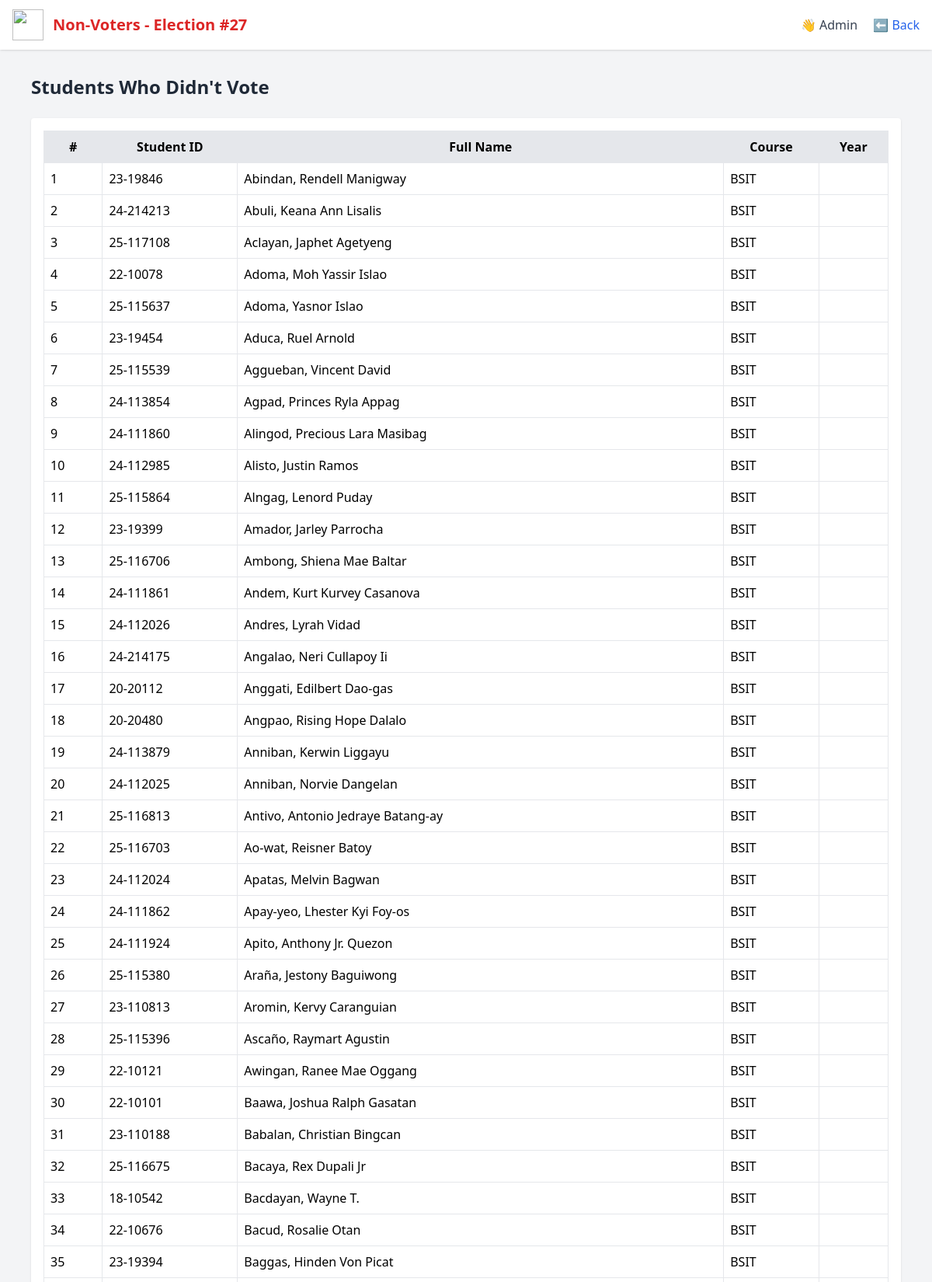
The page /not_voted.php?election_id=27 (upper part) on the database its author committed.
### tables this page shows
CREATE TABLE `students` (
  `id` int(11) NOT NULL,
  `student_id` varchar(20) DEFAULT NULL,
  `name` varchar(100) DEFAULT NULL,
  `password` varchar(255) DEFAULT NULL,
  `college_id` int(11) DEFAULT NULL,
  `first_name` varchar(50) NOT NULL,
  `middle_name` varchar(50) DEFAULT NULL,
  `last_name` varchar(50) NOT NULL,
  `ext` varchar(10) DEFAULT NULL,
  `gender` enum('Male','Female','Other') NOT NULL,
  `course_year_section` varchar(100) DEFAULT NULL,
  `year_level` int(11) DEFAULT NULL,
  `status` enum('active','inactive') DEFAULT 'active',
  `course` varchar(500) DEFAULT NULL,
  `section` varchar(10) DEFAULT NULL
);

### not_voted.php (the view, shortened to what this page needs)
<?php
$adminName = $_SESSION['admin_name'] ?? 'Admin';
$conn = new mysqli("localhost", "root", "", "voting_system");
$electionId = isset($_GET['election_id']) ? (int)$_GET['election_id'] : 0;
$votesSql = "SELECT DISTINCT student_id FROM votes WHERE election_id = ?";
$stmt = $conn->prepare($votesSql);
$stmt->bind_param("i", $electionId);
$stmt->execute();
$voteResult = $stmt->get_result();
$votedStudentIds = [];
while ($row = $voteResult->fetch_assoc()) {
    $votedStudentIds[] = $row['student_id'];
}
$idsIn = implode(',', array_map('intval', $votedStudentIds));
$whereNotIn = empty($idsIn) ? "1=1" : "id NOT IN ($idsIn)";
$notVotedSql = "SELECT * FROM students WHERE $whereNotIn ORDER BY last_name";
$studentsResult = $conn->query($notVotedSql);
?>
<!DOCTYPE html>
<html lang="en">
<head>
  <script src="https://cdn.tailwindcss.com"></script>
</head>
<body class="bg-gray-100 min-h-screen">
<header class="bg-white shadow fixed w-full top-0 z-50">
  <div class="max-w-7xl mx-auto px-4 h-16 flex justify-between items-center">
    <div class="flex items-center space-x-3">
      <img src="https://cdn-icons-png.flaticon.com/512/201/201818.png" class="w-10 h-10">
      <h1 class="text-xl font-bold text-red-600">Non-Voters - Election #<?= htmlspecialchars($electionId) ?></h1>
    </div>
    <div>
      <span class="text-gray-700">👋 <?= htmlspecialchars($adminName) ?></span>
      <a href="javascript:history.back()" class="ml-4 text-blue-600 hover:underline">⬅ Back</a>
    </div>
  </div>
</header>
<main class="max-w-6xl mx-auto pt-24 pb-10 px-4">
  <h2 class="text-2xl font-semibold mb-6 text-gray-800">Students Who Didn't Vote</h2>
  <div class="bg-white shadow rounded p-4 overflow-auto">
    <table class="w-full table-auto border-collapse">
      <thead class="bg-gray-200">
        <tr>
          <th class="p-2 border">#</th>
          <th class="p-2 border">Student ID</th>
          <th class="p-2 border">Full Name</th>
          <th class="p-2 border">Course</th>
          <th class="p-2 border">Year</th>
        </tr>
      </thead>
      <tbody>
        <?php if ($studentsResult->num_rows > 0): ?>
          <?php $i = 1; while ($student = $studentsResult->fetch_assoc()): ?>
            <tr class="hover:bg-gray-50">
              <td class="p-2 border"><?= $i++ ?></td>
              <td class="p-2 border"><?= htmlspecialchars($student['student_id']) ?></td>
              <td class="p-2 border">
                <?= htmlspecialchars($student['last_name']) ?>,
                <?= htmlspecialchars($student['first_name']) ?>
                <?= htmlspecialchars($student['middle_name']) ?> <?= htmlspecialchars($student['ext']) ?>
              </td>
              <td class="p-2 border"><?= htmlspecialchars($student['course']) ?></td>
              <td class="p-2 border"><?= htmlspecialchars($student['year']) ?></td>
            </tr>
          <?php endwhile; ?>
        <?php else: ?>
          <tr>
            <td colspan="5" class="text-center p-4 text-gray-500">All students have voted.</td>
          </tr>
        <?php endif; ?>
      </tbody>
    </table>
  </div>
</main>
</body>
</html>

### rows shown on the page
students: student "23-19846", last_name "Abindan", first_name "Rendell", middle_name "Manigway", course "BSIT"
students: student "24-214213", last_name "Abuli", first_name "Keana Ann", middle_name "Lisalis", course "BSIT"
students: student "25-117108", last_name "Aclayan", first_name "Japhet", middle_name "Agetyeng", course "BSIT"
students: student "22-10078", last_name "Adoma", first_name "Moh Yassir", middle_name "Islao", course "BSIT"
students: student "25-115637", last_name "Adoma", first_name "Yasnor", middle_name "Islao", course "BSIT"
students: student "23-19454", last_name "Aduca", first_name "Ruel", middle_name "Arnold", course "BSIT"
students: student "25-115539", last_name "Aggueban", first_name "Vincent", middle_name "David", course "BSIT"
students: student "24-113854", last_name "Agpad", first_name "Princes Ryla", middle_name "Appag", course "BSIT"
students: student "24-111860", last_name "Alingod", first_name "Precious Lara", middle_name "Masibag", course "BSIT"
students: student "24-112985", last_name "Alisto", first_name "Justin", middle_name "Ramos", course "BSIT"
students: student "25-115864", last_name "Alngag", first_name "Lenord", middle_name "Puday", course "BSIT"
students: student "23-19399", last_name "Amador", first_name "Jarley", middle_name "Parrocha", course "BSIT"
students: student "25-116706", last_name "Ambong", first_name "Shiena Mae", middle_name "Baltar", course "BSIT"
students: student "24-111861", last_name "Andem", first_name "Kurt Kurvey", middle_name "Casanova", course "BSIT"
students: student "24-112026", last_name "Andres", first_name "Lyrah", middle_name "Vidad", course "BSIT"
students: student "24-214175", last_name "Angalao", first_name "Neri", middle_name "Cullapoy", ext "Ii", course "BSIT"
students: student "20-20112", last_name "Anggati", first_name "Edilbert", middle_name "Dao-gas", course "BSIT"
students: student "20-20480", last_name "Angpao", first_name "Rising Hope", middle_name "Dalalo", course "BSIT"
students: student "24-113879", last_name "Anniban", first_name "Kerwin", middle_name "Liggayu", course "BSIT"
students: student "24-112025", last_name "Anniban", first_name "Norvie", middle_name "Dangelan", course "BSIT"
students: student "25-116813", last_name "Antivo", first_name "Antonio Jedraye", middle_name "Batang-ay", course "BSIT"
students: student "25-116703", last_name "Ao-wat", first_name "Reisner", middle_name "Batoy", course "BSIT"
students: student "24-112024", last_name "Apatas", first_name "Melvin", middle_name "Bagwan", course "BSIT"
students: student "24-111862", last_name "Apay-yeo", first_name "Lhester Kyi", middle_name "Foy-os", course "BSIT"
students: student "24-111924", last_name "Apito", first_name "Anthony Jr.", middle_name "Quezon", course "BSIT"
students: student "25-115380", last_name "Araña", first_name "Jestony", middle_name "Baguiwong", course "BSIT"
students: student "23-110813", last_name "Aromin", first_name "Kervy", middle_name "Caranguian", course "BSIT"
students: student "25-115396", last_name "Ascaño", first_name "Raymart", middle_name "Agustin", course "BSIT"
students: student "22-10121", last_name "Awingan", first_name "Ranee Mae", middle_name "Oggang", course "BSIT"
students: student "22-10101", last_name "Baawa", first_name "Joshua Ralph", middle_name "Gasatan", course "BSIT"
students: student "23-110188", last_name "Babalan", first_name "Christian", middle_name "Bingcan", course "BSIT"
students: student "25-116675", last_name "Bacaya", first_name "Rex", middle_name "Dupali", ext "Jr", course "BSIT"
students: student "18-10542", last_name "Bacdayan", first_name "Wayne", middle_name "T.", course "BSIT"
students: student "22-10676", last_name "Bacud", first_name "Rosalie", middle_name "Otan", course "BSIT"
students: student "23-19394", last_name "Baggas", first_name "Hinden Von", middle_name "Picat", course "BSIT"

### other values the page prints
$electionId "27"
$adminName "Admin"
